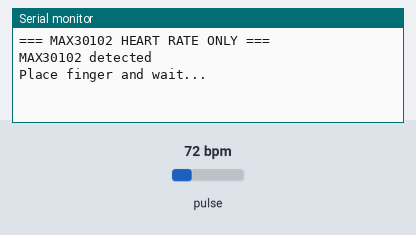
A sketch run on a simulated ESP32. Shown: the last lines printed to the serial monitor. The test bench sets the inputs (shaded band); at power-on: pulse 72 bpm.

Above: at 4.5 s.
4.6 s: pulse set to 42 bpm
At 6.3 s:
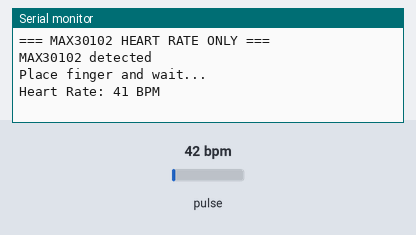
7.6 s: pulse set to 70 bpm
At 8.2 s:
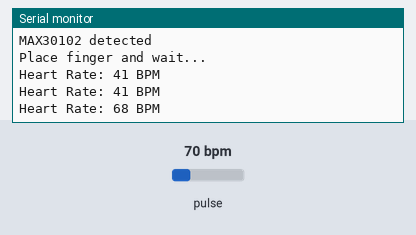
Timing chart, 0 to 10.6 s (numbered marks = the images above; inputs shaded):
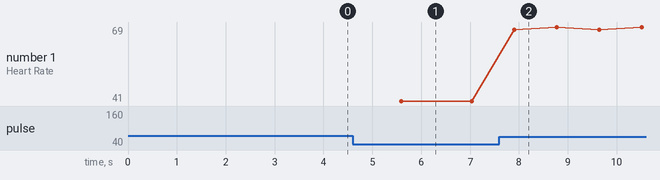

Measured:
- after the input at 4.6 s, the serial monitor: prints a new line after 1.0 s (image 1)
- after the input at 7.6 s, the serial monitor: prints a new line after 0.30 s (image 2)
- plotted number 1: 41 → 68 after the input at 7.6 s

The sketch:

oximeter.ino
```cpp
#include <Wire.h>
#include <MAX30105.h>
#include "heartRate.h"

MAX30105 sensor;

long lastBeat = 0;
int bpm = 0;
int beatCount = 0;

#define FINGER_THRESHOLD 8000   // Lower = faster detection

void setup() {
  Serial.begin(115200);
  delay(3000);

  Serial.println("=== MAX30102 HEART RATE ONLY ===");

  // ESP32 I2C pins
  Wire.begin(21, 22);
  delay(300);

  // FAST I2C (important for ESP32)
  if (!sensor.begin(Wire, I2C_SPEED_FAST)) {
    Serial.println("MAX30102 NOT detected");
    while (1);
  }

  Serial.println("MAX30102 detected");
  Serial.println("Place finger and wait...");

  // Optimized sensor setup for fast response
  sensor.setup(
    60,   // LED brightness (higher = faster lock)
    4,    // sample averaging (lower = faster)
    2,    // Red + IR
    100,  // sample rate
    411,  // pulse width
    4096  // ADC range
  );

  sensor.setPulseAmplitudeRed(0x1F);
  sensor.setPulseAmplitudeIR(0x1F);
  sensor.setPulseAmplitudeGreen(0);

  sensor.enableDIETEMPRDY();
}

void loop() {
  long irValue = sensor.getIR();

  // No finger detected
  if (irValue < FINGER_THRESHOLD) {
    beatCount = 0;
    lastBeat = 0;
    delay(100);
    return;
  }

  // Heartbeat detected
  if (checkForBeat(irValue)) {

    long now = millis();

    if (lastBeat > 0) {
      long delta = now - lastBeat;
      int rate = 60000 / delta;

      if (rate > 40 && rate < 150) {
        beatCount++;

        // Print after 2 stable beats
        if (beatCount >= 2) {
          bpm = rate;
          Serial.print("Heart Rate: ");
          Serial.print(bpm);
          Serial.println(" BPM");
        }
      }
    }

    lastBeat = now;
  }

  delay(10);  // Faster loop
}
```
